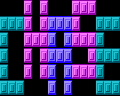

This is a level from a 2D game, rendered from its Tiled map with the project's own tilesets. A one-line summary and the complete map file follow:
An orthogonal 15x6 tile map with 8x16 px tiles, 1 tile layer (Tile Layer 1), 4 tilesets.

<map version="1.2" tiledversion="1.3.1" orientation="orthogonal" renderorder="right-down" compressionlevel="0" width="15" height="6" tilewidth="8" tileheight="16" infinite="0" nextlayerid="2" nextobjectid="1">
 <tileset firstgid="1" name="tiles2" tilewidth="8" tileheight="16" tilecount="1" columns="1">
  <image source="tiles2.png" width="8" height="16" />
 </tileset>
 <tileset firstgid="2" name="tiles3" tilewidth="8" tileheight="16" tilecount="1" columns="1">
  <image source="tiles3.png" width="8" height="16" />
 </tileset>
 <tileset firstgid="3" name="tiles0" tilewidth="8" tileheight="16" tilecount="1" columns="1">
  <image source="tiles0.png" width="8" height="16" />
 </tileset>
 <tileset firstgid="4" name="tiles4" tilewidth="8" tileheight="16" tilecount="1" columns="1">
  <image source="tiles4.png" width="8" height="16" />
 </tileset>
 <layer id="1" name="Tile Layer 1" width="15" height="6">
  <data>
   <tile gid="3" />
   <tile gid="3" />
   <tile gid="3" />
   <tile gid="2" />
   <tile gid="3" />
   <tile gid="2" />
   <tile gid="3" />
   <tile gid="3" />
   <tile gid="3" />
   <tile gid="2" />
   <tile gid="2" />
   <tile gid="2" />
   <tile gid="3" />
   <tile gid="3" />
   <tile gid="3" />
   <tile gid="1" />
   <tile gid="1" />
   <tile gid="1" />
   <tile gid="2" />
   <tile gid="3" />
   <tile gid="2" />
   <tile gid="4" />
   <tile gid="4" />
   <tile gid="4" />
   <tile gid="2" />
   <tile gid="3" />
   <tile gid="3" />
   <tile gid="1" />
   <tile gid="1" />
   <tile gid="1" />
   <tile gid="1" />
   <tile gid="3" />
   <tile gid="3" />
   <tile gid="2" />
   <tile gid="2" />
   <tile gid="2" />
   <tile gid="4" />
   <tile gid="3" />
   <tile gid="4" />
   <tile gid="2" />
   <tile gid="2" />
   <tile gid="2" />
   <tile gid="1" />
   <tile gid="3" />
   <tile gid="3" />
   <tile gid="1" />
   <tile gid="3" />
   <tile gid="3" />
   <tile gid="2" />
   <tile gid="3" />
   <tile gid="2" />
   <tile gid="4" />
   <tile gid="4" />
   <tile gid="4" />
   <tile gid="3" />
   <tile gid="3" />
   <tile gid="2" />
   <tile gid="1" />
   <tile gid="1" />
   <tile gid="1" />
   <tile gid="1" />
   <tile gid="3" />
   <tile gid="3" />
   <tile gid="2" />
   <tile gid="3" />
   <tile gid="2" />
   <tile gid="4" />
   <tile gid="3" />
   <tile gid="4" />
   <tile gid="2" />
   <tile gid="2" />
   <tile gid="2" />
   <tile gid="1" />
   <tile gid="3" />
   <tile gid="3" />
   <tile gid="1" />
   <tile gid="1" />
   <tile gid="1" />
   <tile gid="3" />
   <tile gid="3" />
   <tile gid="3" />
   <tile gid="4" />
   <tile gid="3" />
   <tile gid="4" />
   <tile gid="3" />
   <tile gid="3" />
   <tile gid="3" />
   <tile gid="1" />
   <tile gid="1" />
   <tile gid="1" />
  </data>
 </layer>
</map>
